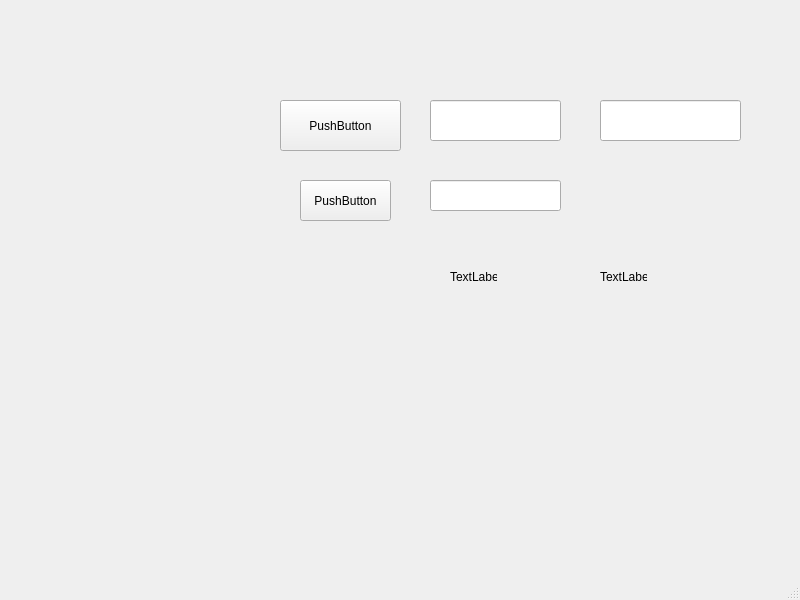
<?xml version="1.0" encoding="UTF-8"?>
<ui version="4.0">
 <class>MainWindow</class>
 <widget class="QMainWindow" name="MainWindow">
  <property name="geometry">
   <rect>
    <x>0</x>
    <y>0</y>
    <width>800</width>
    <height>600</height>
   </rect>
  </property>
  <property name="windowTitle">
   <string>MainWindow</string>
  </property>
  <widget class="QWidget" name="centralwidget">
   <widget class="QPushButton" name="pushButton">
    <property name="geometry">
     <rect>
      <x>280</x>
      <y>100</y>
      <width>121</width>
      <height>51</height>
     </rect>
    </property>
    <property name="text">
     <string>PushButton</string>
    </property>
   </widget>
   <widget class="QLineEdit" name="lineEdit">
    <property name="geometry">
     <rect>
      <x>430</x>
      <y>100</y>
      <width>131</width>
      <height>41</height>
     </rect>
    </property>
   </widget>
   <widget class="QLineEdit" name="lineEdit_Tunnus">
    <property name="geometry">
     <rect>
      <x>430</x>
      <y>180</y>
      <width>131</width>
      <height>31</height>
     </rect>
    </property>
   </widget>
   <widget class="QPushButton" name="pushButton_2">
    <property name="geometry">
     <rect>
      <x>300</x>
      <y>180</y>
      <width>91</width>
      <height>41</height>
     </rect>
    </property>
    <property name="text">
     <string>PushButton</string>
    </property>
   </widget>
   <widget class="QLabel" name="label">
    <property name="geometry">
     <rect>
      <x>450</x>
      <y>270</y>
      <width>47</width>
      <height>13</height>
     </rect>
    </property>
    <property name="text">
     <string>TextLabel</string>
    </property>
   </widget>
   <widget class="QLabel" name="label_2">
    <property name="geometry">
     <rect>
      <x>600</x>
      <y>270</y>
      <width>47</width>
      <height>13</height>
     </rect>
    </property>
    <property name="text">
     <string>TextLabel</string>
    </property>
   </widget>
   <widget class="QLineEdit" name="lineEdit_2">
    <property name="geometry">
     <rect>
      <x>600</x>
      <y>100</y>
      <width>141</width>
      <height>41</height>
     </rect>
    </property>
   </widget>
  </widget>
  <widget class="QMenuBar" name="menubar">
   <property name="geometry">
    <rect>
     <x>0</x>
     <y>0</y>
     <width>800</width>
     <height>21</height>
    </rect>
   </property>
  </widget>
  <widget class="QStatusBar" name="statusbar"/>
 </widget>
 <resources/>
 <connections/>
</ui>
